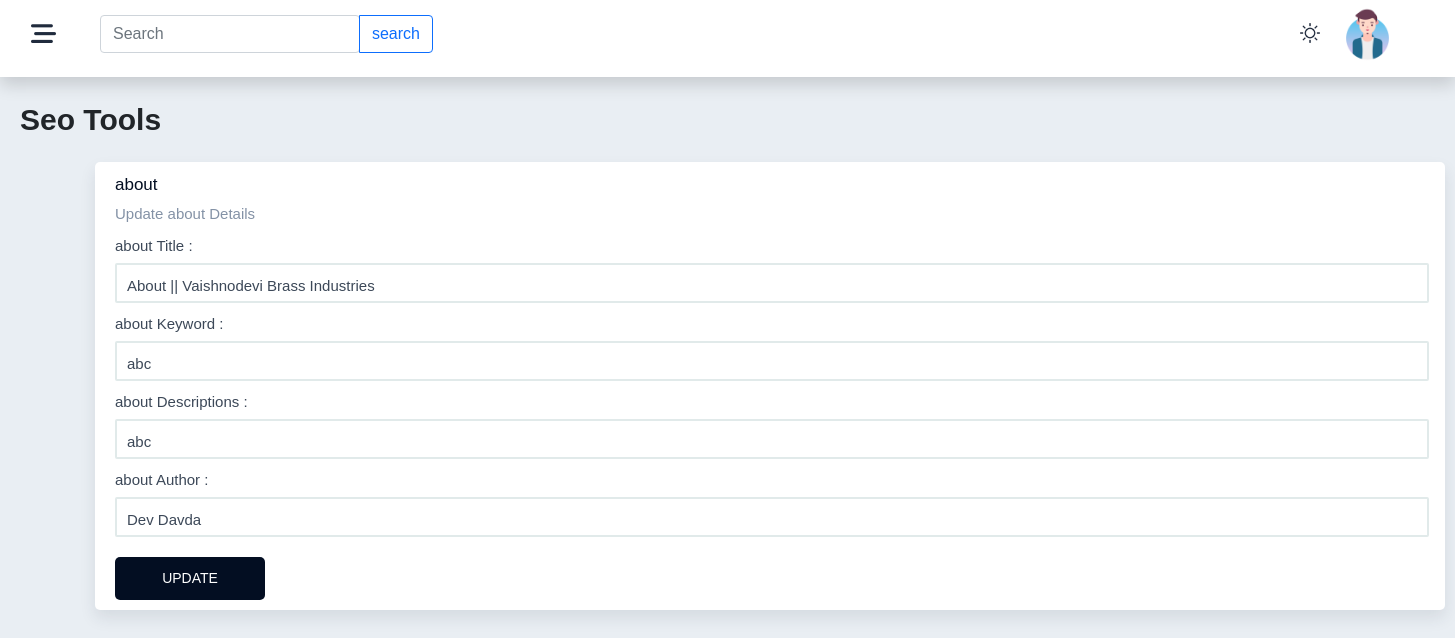
/admin/about_page.php, run on the app's committed database.
### tables this page shows
CREATE TABLE `about_page` (
  `id` int(255) NOT NULL,
  `about_title` varchar(999) NOT NULL,
  `about_keyword` varchar(999) NOT NULL,
  `about_description` varchar(999) NOT NULL,
  `about_author` varchar(999) NOT NULL
);

### admin/about_page.php (the view, shortened to what this page needs)
<?php include 'includes/php/dbcon.php'; ?>
<?php
     $st = "SELECT * FROM `about_page` WHERE `id` = 1";
     $res = mysqli_query($cn, $st) or die("Not Inserted");
     $row = mysqli_fetch_assoc($res);
?>
<!DOCTYPE html>
<html lang="en">
<head>
     <link href="https://cdn.jsdelivr.net/npm/bootstrap@5.0.2/dist/css/bootstrap.min.css" rel="stylesheet">
     <link rel="stylesheet" href="https://cdnjs.cloudflare.com/ajax/libs/font-awesome/6.5.1/css/all.min.css" />
     <link rel="stylesheet" href="https://use.fontawesome.com/releases/v5.7.2/css/all.css">
     <link rel="stylesheet" href="includes/css/footer.css">
     <link rel="stylesheet" href="includes/css/seo_tools.css">
     <link rel="stylesheet" href="includes/css/header.css">
</head>
<body>
     <?php include 'includes/php/header.php'; ?>
     <div class="tp-title-seo">
          Seo Tools
	</div>
     <div class="SEO">
          <p class="p5">about</p>
          <p class="p6">Update about Details</p>
          <form action="about_page.php" method="post" enctype="multipart/form-data">
               <div class="form-group">
                    <label for="about Title" class="first">about Title :</label>
                    <input type="text" name="title" class="i1" value="<?php echo isset($row['about_title']) ? $row['about_title'] : '' ?>">
               </div>
               <div class="form-group">
                    <label for="about Keyword" class="first">about Keyword :</label>
                    <input type="text" name="keyword" class="i1" value="<?php echo isset($row['about_keyword']) ? $row['about_keyword'] : '' ?>">
               </div>
               <div class="form-group">
                    <label for="about Descriptions" class="first">about Descriptions :</label>
                    <input type="text" name="descriptions" class="i1" value="<?php echo isset($row['about_description']) ? $row['about_description'] : '' ?>">
               </div>
               <div class="form-group">
                    <label for="about Author" class="first">about Author :</label>
                    <input type="text" name="author" class="i1" value="<?php echo isset($row['about_author']) ? $row['about_author'] : '' ?>">
               </div>
               <input type="submit" class="submit" name="update_about" value="UPDATE">
          </form>
     </div>
</body>
</html>

### admin/includes/css/seo_tools.css (style rules this page uses)
body { font-family: Arial, Helvetica, sans-serif; background-color: #e9eef3; margin-bottom: 20px; }
.SEO input[type=text] { color: #3c4858; width: 97.3%; height: 40px; padding-top: 5px; margin-top: 5px; padding-left: 10px; margin-left: 20px; font-size: 15px; border: 2px solid #e1eaea; border-radius: 2px; -webkit-border-radius: 2px; -moz-border-radius: 2px; -ms-border-radius: 2px; -o-border-radius: 2px; }
.submit { margin-top: 20px; margin-left: 20px; width: 150px; height: 43px; border: none; outline: none; margin-bottom: 10px; font-size: 14px; font-weight: 500; color: white; border-color: #030e22; background-color: #030e22; border-radius: 5px; cursor: pointer; -webkit-border-radius: 5px; -moz-border-radius: 5px; -ms-border-radius: 5px; -o-border-radius: 5px; }
.SEO { margin-top: 20px; margin-left: 95px; background-color: white; width: 1350px; border-radius: 5px; box-shadow: 0 0.5rem 1rem 0 rgba(44, 51, 73, 0.1); -webkit-border-radius: 5px; -moz-border-radius: 5px; -ms-border-radius: 5px; -o-border-radius: 5px; }
.p5 { padding-top: 10px; padding-left: 20px; margin-bottom: 5px; color: #030e22; font-size: 17px; font-weight: 500; }
.p6 { padding-left: 20px; font-size: 15px; margin-bottom: 0; color: #8492a6; }
.first { color: #3c4858; margin-top: 10px; margin-left: 20px; font-size: 15px; }
.tp-title-seo { margin-left: 20px; margin-top: 20px; font-size: 30px; font-weight: 600; }

### data on the page
about_page: title "About || Vaishnodevi Brass Industries", keyword "abc", descriptions "abc", author "Dev Davda"
